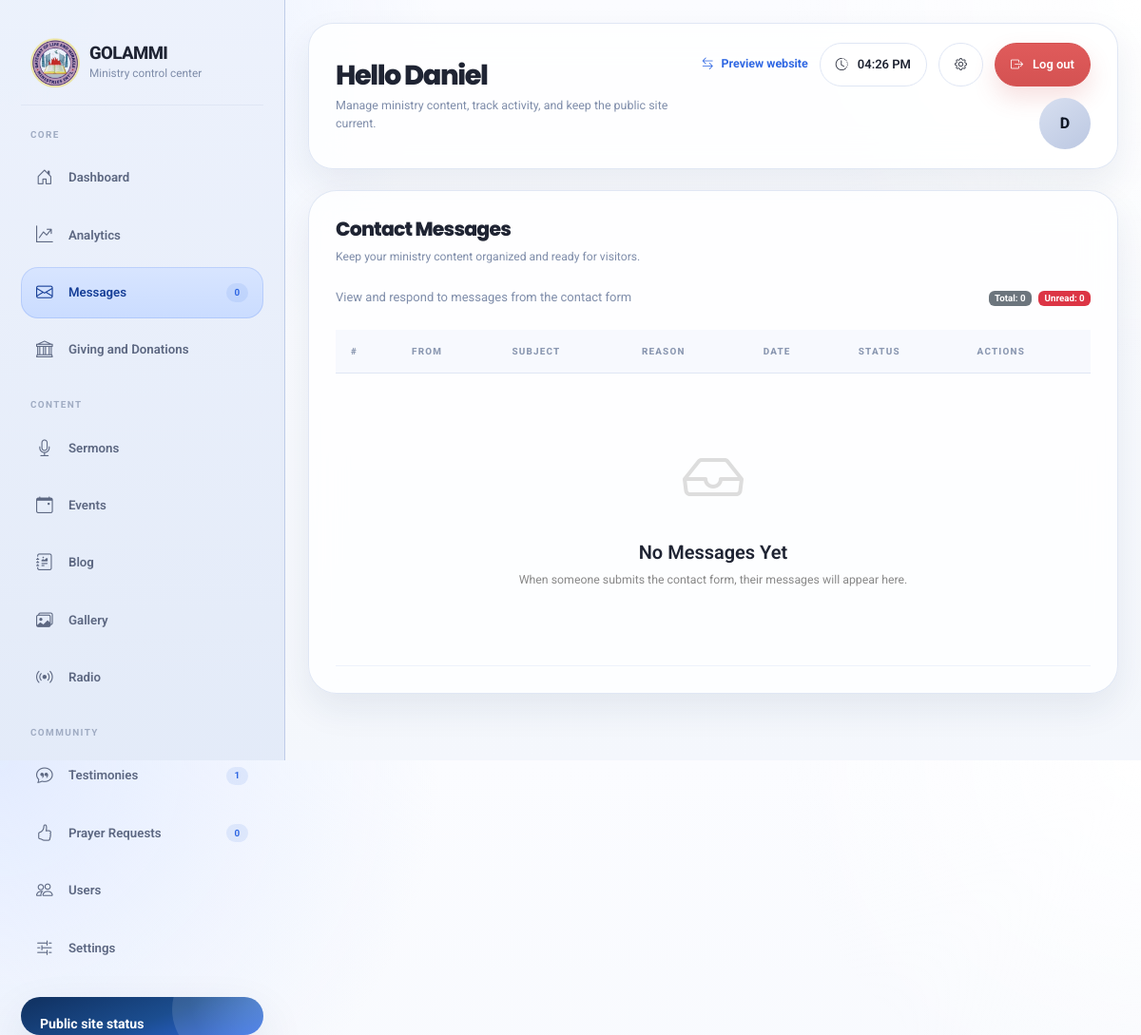
Before: /admin/contact-messages (signed in) with the older database file.
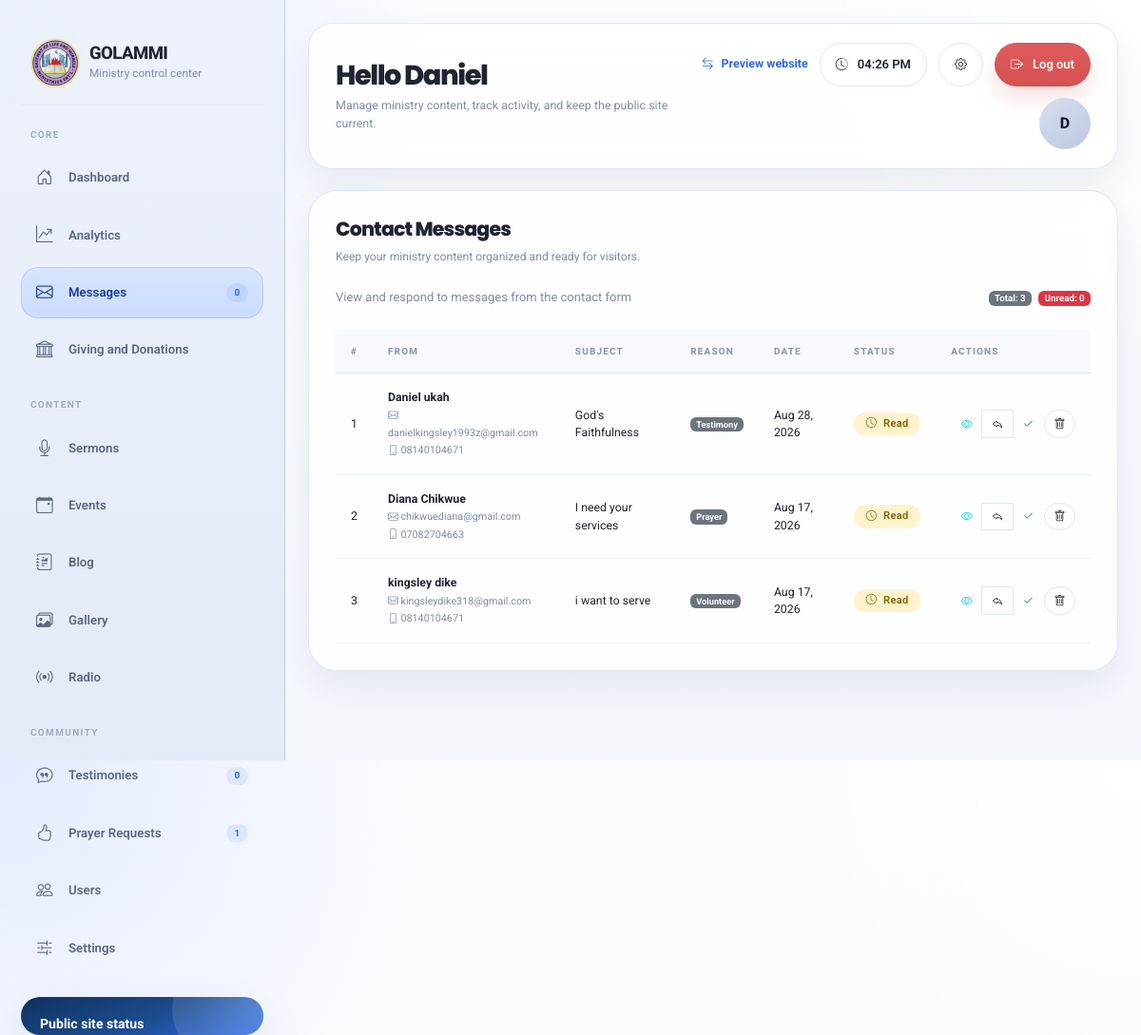
After: the same page with the newer database file.
### models/contact.py (models this page shows, shortened)
class ContactMessage(db.Model):
    __tablename__ = 'contact_messages'
    id = db.Column(db.Integer, primary_key=True)
    name = db.Column(db.String(100), nullable=False)
    email = db.Column(db.String(120), nullable=False)
    phone = db.Column(db.String(20))
    reason = db.Column(db.String(50), nullable=False)
    subject = db.Column(db.String(200), nullable=False)
    message = db.Column(db.Text, nullable=False)
    is_read = db.Column(db.Boolean, default=False)
    is_replied = db.Column(db.Boolean, default=False)
    replied_at = db.Column(db.DateTime)
    replied_by = db.Column(db.Integer, db.ForeignKey('users.id'))
    created_at = db.Column(db.DateTime, default=datetime.utcnow)
    replier = db.relationship('User', foreign_keys=[replied_by])

### routes/admin.py (the view)
@admin_bp.route('/contact-messages')
@login_required
@admin_required
def contact_messages():
    page = request.args.get('page', 1, type=int)
    messages = ContactMessage.query.order_by(ContactMessage.created_at.desc()).paginate(page=page, per_page=15)
    return render_template('admin/contact_messages.html', messages=messages)

### models/user.py (called while the page is built)
    def is_super_admin(self):
        return self.role == "super_admin"

    def is_admin(self):
        return self.role in ["super_admin", "admin"]

### routes/admin.py (called while the page is built)
@admin_bp.app_context_processor
def inject_admin_sidebar_counts():
    try:
        return {
            "contact_unread_count": ContactMessage.query.filter_by(is_read=False).count(),
            "prayer_pending_count": PrayerRequest.query.filter_by(is_prayed_for=False).count(),
            "testimony_pending_count": Testimony.query.filter_by(is_approved=False).count(),
        }
    except Exception:
        return {
            "contact_unread_count": 0,
            "prayer_pending_count": 0,
            "testimony_pending_count": 0,
        }

def admin_required(f):
    from functools import wraps
    @wraps(f)
    def decorated_function(*args, **kwargs):
        if not current_user.is_authenticated or not current_user.is_admin():
            flash("You need admin access for this page.", "danger")
            return redirect(url_for("auth.login"))
        return f(*args, **kwargs)
    return decorated_function

### utils.py (called while the page is built)
def get_current_time():
    return datetime.utcnow()

### templates/admin/contact_messages.html (shortened to what the changed rows need)
{% extends "admin/base.html" %}
{% block content %}
<div class="d-flex justify-content-between align-items-center mb-4">
    <div>
        <span class="badge bg-secondary me-1">Total: {{ messages.total }}</span>
        <span class="badge bg-danger">Unread: {{ unread_count or 0 }}</span>
    </div>
</div>
<div class="table-responsive">
    <table class="table table-custom table-hover">
        <thead>
            <tr>
                <th>#</th>
                <th>From</th>
                <th>Subject</th>
                <th>Reason</th>
                <th>Date</th>
                <th>Status</th>
                <th>Actions</th>
            </tr>
        </thead>
        <tbody>
            {% if messages.items %}
                {% for msg in messages.items %}
                <tr {% if not msg.is_read %}style="font-weight: 600; background: rgba(201,168,76,0.04);"{% endif %}>
                    <td>{{ loop.index + (messages.page - 1) * messages.per_page }}</td>
                    <td class="from-cell">
                        <strong>{{ msg.name }}</strong>
                        <br><small class="text-muted"><i class="bi bi-envelope"></i> {{ msg.email }}</small>
                        {% if msg.phone %}
                        <br><small class="text-muted"><i class="bi bi-phone"></i> {{ msg.phone }}</small>
                        {% endif %}
                    </td>
                    <td class="subject-cell">{{ msg.subject|truncate(35) }}</td>
                    <td><span class="badge bg-secondary">{{ msg.reason|title }}</span></td>
                    <td>{{ msg.created_at.strftime('%b %d, %Y') }}</td>
                    <td>
                        {% if msg.is_replied %}
                        <span class="status-badge active"><i class="bi bi-check-circle"></i> Replied</span>
                        {% elif msg.is_read %}
                        <span class="status-badge pending"><i class="bi bi-clock"></i> Read</span>
                        {% else %}
                        <span class="status-badge inactive"><i class="bi bi-x-circle"></i> Unread</span>
                        {% endif %}
                    </td>
                    <td>
                        <div class="btn-group btn-group-sm">
                            <button type="button" class="btn btn-outline-info" title="View" data-bs-toggle="modal" data-bs-target="#viewMessageModal{{ msg.id }}">
                                <i class="bi bi-eye"></i>
                            </button>
                            <a href="mailto:{{ msg.email }}?subject=Re: {{ msg.subject }}" class="btn btn-outline-gold" title="Reply">
                                <i class="bi bi-reply"></i>
                            </a>
                            <button type="button" class="btn btn-outline-success" title="Mark as Read" onclick="markAsRead('{{ msg.id }}')">
                                <i class="bi bi-check2"></i>
                            </button>
                            <form action="{{ url_for('admin.delete_contact_message', msg_id=msg.id) }}" method="POST" style="display: inline;" onsubmit="return confirm('Are you sure you want to delete this message?');">
                                <button type="submit" class="btn btn-outline-danger" title="Delete">
                                    <i class="bi bi-trash"></i>
                                </button>
                            </form>
                        </div>
                    </td>
                </tr>
                {% endfor %}
            {% else %}
                <tr>
                    <td colspan="7">
                        <div class="no-messages">
                            <span class="empty-icon"><i class="bi bi-inbox"></i></span>
                            <h5>No Messages Yet</h5>
                            <p>When someone submits the contact form, their messages will appear here.</p>
                        </div>
                    </td>
                </tr>
            {% endif %}
        </tbody>
    </table>
</div>
{% endblock %}

### templates/admin/base.html (shortened to what the changed rows need)
<!DOCTYPE html>
<html lang="en">
<head>
    <link href="{{ url_for('static', filename='assets/vendor/bootstrap/css/bootstrap.min.css') }}" rel="stylesheet">
    <link href="{{ url_for('static', filename='assets/vendor/bootstrap-icons/bootstrap-icons.css') }}" rel="stylesheet">
    <link href="{{ url_for('static', filename='assets/vendor/aos/aos.css') }}" rel="stylesheet">
</head>
<body>
    <div class="admin-layout">
        <aside class="sidebar">
            <div class="sidebar-inner">
                <div class="brand">
                    <div class="brand-copy">
                        <h1>GOLAMMI</h1>
                    </div>
                </div>
                <div>
                    <nav class="nav">
                        <a class="nav-link {% if request.endpoint in ['admin.testimonies', 'admin.add_testimony', 'admin.edit_testimony'] %}active{% endif %}" href="{{ url_for('admin.testimonies') }}">
                            <i class="bi bi-chat-quote"></i>
                            <span>Testimonies</span>
                            <span class="badge">{{ testimony_pending_count or 0 }}</span>
                        </a>
                        <a class="nav-link {% if request.endpoint in ['admin.prayer_requests', 'admin.add_prayer_request', 'admin.edit_prayer_request'] %}active{% endif %}" href="{{ url_for('admin.prayer_requests') }}">
                            <i class="bi bi-hand-thumbs-up"></i>
                            <span>Prayer Requests</span>
                            <span class="badge">{{ prayer_pending_count or 0 }}</span>
                        </a>
                    </nav>
                </div>
            </div>
        </aside>
        <main class="main-content">
            <section class="topbar">
                <div class="topbar-copy">
                    <h2>{% block topbar_title %}Hello {{ current_user.full_name.split(' ')[0] if current_user.is_authenticated else 'Admin' }}{% endblock %}</h2>
                </div>
            </section>
            <section class="content-stage">
                {% block content %}{% endblock %}
            </section>
        </main>
    </div>
</body>
</html>

Changed rows visible on the page:
added ContactMessage: name "Daniel ukah", email "danielkingsley1993z@gmail.com", phone "08140104671", subject "God's Faithfulness", reason "Testimony", created_at "Aug 28, 2026", is_replied False (drawn)
added ContactMessage: name "Diana Chikwue", email "chikwuediana@gmail.com", phone "07082704663", subject "I need your services", reason "Prayer", created_at "Aug 17, 2026", is_replied False (drawn)
added ContactMessage: name "kingsley dike", email "kingsleydike318@gmail.com", phone "08140104671", subject "i want to serve", reason "Volunteer", created_at "Aug 17, 2026", is_replied False (drawn)
Other visible differences:
{{ testimony_pending_count or 0 }}: "1" → "0"
{{ prayer_pending_count or 0 }}: "0" → "1"
{{ messages.total }}: "0" → "3"
text no longer shown: "No Messages Yet When someone submits the contact form, their messages will appear here."
